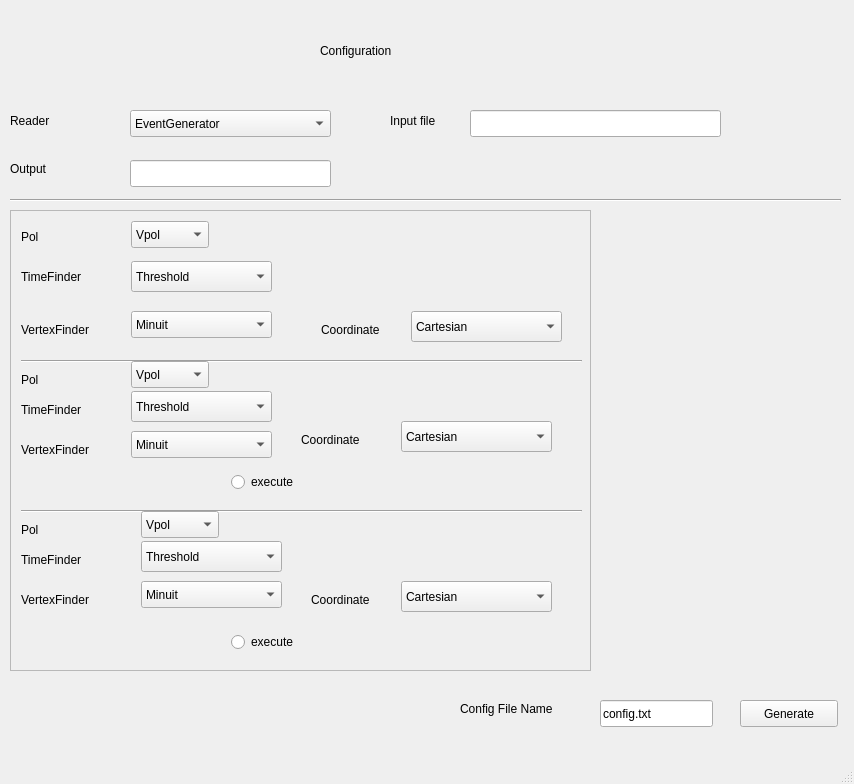
<?xml version="1.0" encoding="UTF-8"?>
<ui version="4.0">
 <class>Configuration</class>
 <widget class="QMainWindow" name="Configuration">
  <property name="geometry">
   <rect>
    <x>0</x>
    <y>0</y>
    <width>854</width>
    <height>784</height>
   </rect>
  </property>
  <property name="windowTitle">
   <string>MainWindow</string>
  </property>
  <widget class="QWidget" name="centralwidget">
   <widget class="QLabel" name="label">
    <property name="geometry">
     <rect>
      <x>10</x>
      <y>110</y>
      <width>71</width>
      <height>21</height>
     </rect>
    </property>
    <property name="text">
     <string>Reader</string>
    </property>
   </widget>
   <widget class="QComboBox" name="input_mode">
    <property name="geometry">
     <rect>
      <x>130</x>
      <y>110</y>
      <width>201</width>
      <height>27</height>
     </rect>
    </property>
    <item>
     <property name="text">
      <string>EventGenerator</string>
     </property>
    </item>
    <item>
     <property name="text">
      <string>AraSim</string>
     </property>
    </item>
    <item>
     <property name="text">
      <string>L0</string>
     </property>
    </item>
   </widget>
   <widget class="QLabel" name="label_2">
    <property name="geometry">
     <rect>
      <x>390</x>
      <y>110</y>
      <width>71</width>
      <height>21</height>
     </rect>
    </property>
    <property name="text">
     <string>Input file</string>
    </property>
   </widget>
   <widget class="QLineEdit" name="input_file">
    <property name="geometry">
     <rect>
      <x>470</x>
      <y>110</y>
      <width>251</width>
      <height>27</height>
     </rect>
    </property>
   </widget>
   <widget class="QLabel" name="label_3">
    <property name="geometry">
     <rect>
      <x>10</x>
      <y>160</y>
      <width>111</width>
      <height>17</height>
     </rect>
    </property>
    <property name="text">
     <string>Output</string>
    </property>
   </widget>
   <widget class="QLineEdit" name="output_file">
    <property name="geometry">
     <rect>
      <x>130</x>
      <y>160</y>
      <width>201</width>
      <height>27</height>
     </rect>
    </property>
   </widget>
   <widget class="Line" name="line">
    <property name="geometry">
     <rect>
      <x>10</x>
      <y>190</y>
      <width>831</width>
      <height>20</height>
     </rect>
    </property>
    <property name="sizePolicy">
     <sizepolicy hsizetype="Expanding" vsizetype="Expanding">
      <horstretch>0</horstretch>
      <verstretch>0</verstretch>
     </sizepolicy>
    </property>
    <property name="orientation">
     <enum>Qt::Horizontal</enum>
    </property>
   </widget>
   <widget class="QPushButton" name="generate_button">
    <property name="geometry">
     <rect>
      <x>740</x>
      <y>700</y>
      <width>98</width>
      <height>27</height>
     </rect>
    </property>
    <property name="text">
     <string>Generate</string>
    </property>
   </widget>
   <widget class="QLineEdit" name="config_file_name">
    <property name="geometry">
     <rect>
      <x>600</x>
      <y>700</y>
      <width>113</width>
      <height>27</height>
     </rect>
    </property>
    <property name="text">
     <string>config.txt</string>
    </property>
   </widget>
   <widget class="QLabel" name="label_8">
    <property name="geometry">
     <rect>
      <x>460</x>
      <y>700</y>
      <width>121</width>
      <height>17</height>
     </rect>
    </property>
    <property name="text">
     <string>Config File Name</string>
    </property>
   </widget>
   <widget class="QLabel" name="label_9">
    <property name="geometry">
     <rect>
      <x>320</x>
      <y>30</y>
      <width>191</width>
      <height>41</height>
     </rect>
    </property>
    <property name="sizePolicy">
     <sizepolicy hsizetype="Expanding" vsizetype="Expanding">
      <horstretch>0</horstretch>
      <verstretch>0</verstretch>
     </sizepolicy>
    </property>
    <property name="text">
     <string>Configuration</string>
    </property>
   </widget>
   <widget class="QScrollArea" name="scrollArea">
    <property name="geometry">
     <rect>
      <x>10</x>
      <y>210</y>
      <width>581</width>
      <height>461</height>
     </rect>
    </property>
    <property name="widgetResizable">
     <bool>true</bool>
    </property>
    <widget class="QWidget" name="scrollAreaWidgetContents">
     <property name="geometry">
      <rect>
       <x>0</x>
       <y>0</y>
       <width>579</width>
       <height>459</height>
      </rect>
     </property>
     <widget class="QComboBox" name="vertex1">
      <property name="geometry">
       <rect>
        <x>120</x>
        <y>100</y>
        <width>141</width>
        <height>27</height>
       </rect>
      </property>
      <item>
       <property name="text">
        <string>Minuit</string>
       </property>
      </item>
      <item>
       <property name="text">
        <string>Scan</string>
       </property>
      </item>
      <item>
       <property name="text">
        <string>ASM</string>
       </property>
      </item>
      <item>
       <property name="text">
        <string>Interferometry</string>
       </property>
      </item>
      <item>
       <property name="text">
        <string>MCMC</string>
       </property>
      </item>
     </widget>
     <widget class="QLabel" name="label_7">
      <property name="geometry">
       <rect>
        <x>310</x>
        <y>110</y>
        <width>81</width>
        <height>17</height>
       </rect>
      </property>
      <property name="text">
       <string>Coordinate</string>
      </property>
     </widget>
     <widget class="QLabel" name="label_4">
      <property name="geometry">
       <rect>
        <x>10</x>
        <y>10</y>
        <width>51</width>
        <height>31</height>
       </rect>
      </property>
      <property name="text">
       <string>Pol</string>
      </property>
     </widget>
     <widget class="QLabel" name="label_6">
      <property name="geometry">
       <rect>
        <x>10</x>
        <y>110</y>
        <width>91</width>
        <height>17</height>
       </rect>
      </property>
      <property name="text">
       <string>VertexFinder</string>
      </property>
     </widget>
     <widget class="QComboBox" name="time1">
      <property name="geometry">
       <rect>
        <x>120</x>
        <y>50</y>
        <width>141</width>
        <height>31</height>
       </rect>
      </property>
      <item>
       <property name="text">
        <string>Threshold</string>
       </property>
      </item>
      <item>
       <property name="text">
        <string>Simple</string>
       </property>
      </item>
      <item>
       <property name="text">
        <string>Gaus</string>
       </property>
      </item>
      <item>
       <property name="text">
        <string>CSW</string>
       </property>
      </item>
      <item>
       <property name="text">
        <string>Cross correlation</string>
       </property>
      </item>
     </widget>
     <widget class="QComboBox" name="pol1">
      <property name="geometry">
       <rect>
        <x>120</x>
        <y>10</y>
        <width>78</width>
        <height>27</height>
       </rect>
      </property>
      <item>
       <property name="text">
        <string>Vpol</string>
       </property>
      </item>
      <item>
       <property name="text">
        <string>Hpol</string>
       </property>
      </item>
      <item>
       <property name="text">
        <string>Both</string>
       </property>
      </item>
     </widget>
     <widget class="QComboBox" name="coordinate1">
      <property name="geometry">
       <rect>
        <x>400</x>
        <y>100</y>
        <width>151</width>
        <height>31</height>
       </rect>
      </property>
      <item>
       <property name="text">
        <string>Cartesian</string>
       </property>
      </item>
      <item>
       <property name="text">
        <string>Spherical</string>
       </property>
      </item>
     </widget>
     <widget class="QLabel" name="label_5">
      <property name="geometry">
       <rect>
        <x>10</x>
        <y>50</y>
        <width>81</width>
        <height>31</height>
       </rect>
      </property>
      <property name="text">
       <string>TimeFinder</string>
      </property>
     </widget>
     <widget class="Line" name="line_2">
      <property name="geometry">
       <rect>
        <x>10</x>
        <y>140</y>
        <width>561</width>
        <height>21</height>
       </rect>
      </property>
      <property name="orientation">
       <enum>Qt::Horizontal</enum>
      </property>
     </widget>
     <widget class="QLabel" name="label_10">
      <property name="geometry">
       <rect>
        <x>10</x>
        <y>160</y>
        <width>66</width>
        <height>17</height>
       </rect>
      </property>
      <property name="text">
       <string>Pol</string>
      </property>
     </widget>
     <widget class="QLabel" name="label_11">
      <property name="geometry">
       <rect>
        <x>10</x>
        <y>190</y>
        <width>101</width>
        <height>17</height>
       </rect>
      </property>
      <property name="text">
       <string>TimeFinder</string>
      </property>
     </widget>
     <widget class="QLabel" name="label_12">
      <property name="geometry">
       <rect>
        <x>10</x>
        <y>230</y>
        <width>111</width>
        <height>17</height>
       </rect>
      </property>
      <property name="text">
       <string>VertexFinder</string>
      </property>
     </widget>
     <widget class="QLabel" name="label_13">
      <property name="geometry">
       <rect>
        <x>290</x>
        <y>220</y>
        <width>101</width>
        <height>17</height>
       </rect>
      </property>
      <property name="text">
       <string>Coordinate</string>
      </property>
     </widget>
     <widget class="QComboBox" name="pol2">
      <property name="geometry">
       <rect>
        <x>120</x>
        <y>150</y>
        <width>78</width>
        <height>27</height>
       </rect>
      </property>
      <item>
       <property name="text">
        <string>Vpol</string>
       </property>
      </item>
      <item>
       <property name="text">
        <string>Hpol</string>
       </property>
      </item>
      <item>
       <property name="text">
        <string>Both</string>
       </property>
      </item>
     </widget>
     <widget class="QComboBox" name="time2">
      <property name="geometry">
       <rect>
        <x>120</x>
        <y>180</y>
        <width>141</width>
        <height>31</height>
       </rect>
      </property>
      <item>
       <property name="text">
        <string>Threshold</string>
       </property>
      </item>
      <item>
       <property name="text">
        <string>Simple</string>
       </property>
      </item>
      <item>
       <property name="text">
        <string>Gaus</string>
       </property>
      </item>
      <item>
       <property name="text">
        <string>CSW</string>
       </property>
      </item>
      <item>
       <property name="text">
        <string>Cross correlation</string>
       </property>
      </item>
     </widget>
     <widget class="QComboBox" name="vertex2">
      <property name="geometry">
       <rect>
        <x>120</x>
        <y>220</y>
        <width>141</width>
        <height>27</height>
       </rect>
      </property>
      <item>
       <property name="text">
        <string>Minuit</string>
       </property>
      </item>
      <item>
       <property name="text">
        <string>Scan</string>
       </property>
      </item>
      <item>
       <property name="text">
        <string>ASM</string>
       </property>
      </item>
      <item>
       <property name="text">
        <string>Interferometry</string>
       </property>
      </item>
      <item>
       <property name="text">
        <string>MCMC</string>
       </property>
      </item>
     </widget>
     <widget class="QComboBox" name="coordinate2">
      <property name="geometry">
       <rect>
        <x>390</x>
        <y>210</y>
        <width>151</width>
        <height>31</height>
       </rect>
      </property>
      <item>
       <property name="text">
        <string>Cartesian</string>
       </property>
      </item>
      <item>
       <property name="text">
        <string>Spherical</string>
       </property>
      </item>
     </widget>
     <widget class="Line" name="line_3">
      <property name="geometry">
       <rect>
        <x>10</x>
        <y>290</y>
        <width>561</width>
        <height>21</height>
       </rect>
      </property>
      <property name="orientation">
       <enum>Qt::Horizontal</enum>
      </property>
     </widget>
     <widget class="QLabel" name="label_14">
      <property name="geometry">
       <rect>
        <x>10</x>
        <y>310</y>
        <width>66</width>
        <height>17</height>
       </rect>
      </property>
      <property name="text">
       <string>Pol</string>
      </property>
     </widget>
     <widget class="QLabel" name="label_15">
      <property name="geometry">
       <rect>
        <x>10</x>
        <y>340</y>
        <width>101</width>
        <height>17</height>
       </rect>
      </property>
      <property name="text">
       <string>TimeFinder</string>
      </property>
     </widget>
     <widget class="QLabel" name="label_16">
      <property name="geometry">
       <rect>
        <x>10</x>
        <y>380</y>
        <width>111</width>
        <height>17</height>
       </rect>
      </property>
      <property name="text">
       <string>VertexFinder</string>
      </property>
     </widget>
     <widget class="QComboBox" name="pol3">
      <property name="geometry">
       <rect>
        <x>130</x>
        <y>300</y>
        <width>78</width>
        <height>27</height>
       </rect>
      </property>
      <item>
       <property name="text">
        <string>Vpol</string>
       </property>
      </item>
      <item>
       <property name="text">
        <string>Hpol</string>
       </property>
      </item>
      <item>
       <property name="text">
        <string>Both</string>
       </property>
      </item>
     </widget>
     <widget class="QComboBox" name="time3">
      <property name="geometry">
       <rect>
        <x>130</x>
        <y>330</y>
        <width>141</width>
        <height>31</height>
       </rect>
      </property>
      <item>
       <property name="text">
        <string>Threshold</string>
       </property>
      </item>
      <item>
       <property name="text">
        <string>Simple</string>
       </property>
      </item>
      <item>
       <property name="text">
        <string>Gaus</string>
       </property>
      </item>
      <item>
       <property name="text">
        <string>CSW</string>
       </property>
      </item>
      <item>
       <property name="text">
        <string>Cross correlation</string>
       </property>
      </item>
     </widget>
     <widget class="QComboBox" name="vertex3">
      <property name="geometry">
       <rect>
        <x>130</x>
        <y>370</y>
        <width>141</width>
        <height>27</height>
       </rect>
      </property>
      <item>
       <property name="text">
        <string>Minuit</string>
       </property>
      </item>
      <item>
       <property name="text">
        <string>Scan</string>
       </property>
      </item>
      <item>
       <property name="text">
        <string>ASM</string>
       </property>
      </item>
      <item>
       <property name="text">
        <string>Interferometry</string>
       </property>
      </item>
      <item>
       <property name="text">
        <string>MCMC</string>
       </property>
      </item>
     </widget>
     <widget class="QLabel" name="label_17">
      <property name="geometry">
       <rect>
        <x>300</x>
        <y>380</y>
        <width>101</width>
        <height>17</height>
       </rect>
      </property>
      <property name="text">
       <string>Coordinate</string>
      </property>
     </widget>
     <widget class="QComboBox" name="coordinate3">
      <property name="geometry">
       <rect>
        <x>390</x>
        <y>370</y>
        <width>151</width>
        <height>31</height>
       </rect>
      </property>
      <item>
       <property name="text">
        <string>Cartesian</string>
       </property>
      </item>
      <item>
       <property name="text">
        <string>Spherical</string>
       </property>
      </item>
     </widget>
     <widget class="QRadioButton" name="radioButton">
      <property name="geometry">
       <rect>
        <x>220</x>
        <y>260</y>
        <width>116</width>
        <height>22</height>
       </rect>
      </property>
      <property name="text">
       <string>execute</string>
      </property>
     </widget>
     <widget class="QRadioButton" name="radioButton_2">
      <property name="geometry">
       <rect>
        <x>220</x>
        <y>420</y>
        <width>116</width>
        <height>22</height>
       </rect>
      </property>
      <property name="text">
       <string>execute</string>
      </property>
     </widget>
    </widget>
   </widget>
  </widget>
  <widget class="QMenuBar" name="menubar">
   <property name="geometry">
    <rect>
     <x>0</x>
     <y>0</y>
     <width>854</width>
     <height>25</height>
    </rect>
   </property>
  </widget>
  <widget class="QStatusBar" name="statusbar"/>
 </widget>
 <resources/>
 <connections/>
</ui>
